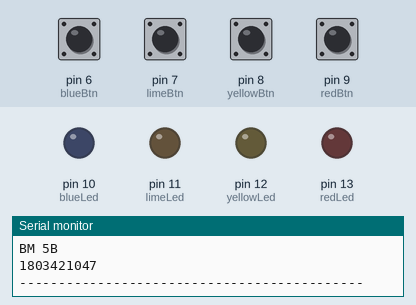
Recording of a sketch running on a simulated Arduino Uno, built with avr-gcc and run on an emulated ATmega328P. Parts: output pins drawn as LEDs (lit = HIGH), the last lines printed to the serial monitor. The test bench sets the inputs (shaded band); at power-on: pin 6 (blueBtn), pin 7 (limeBtn), pin 8 (yellowBtn), pin 9 (redBtn) HIGH.

Above: at 1.2 s.
1.3 s: pin 6 (blueBtn) pulled LOW for 0.15 s
At 2.0 s:
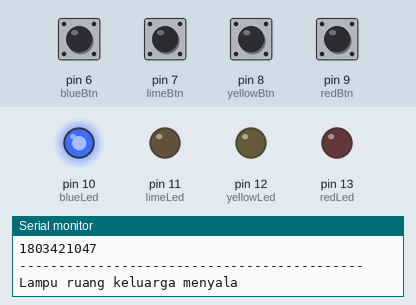
2.9 s: pin 7 (limeBtn) pulled LOW for 0.15 s
At 3.3 s:
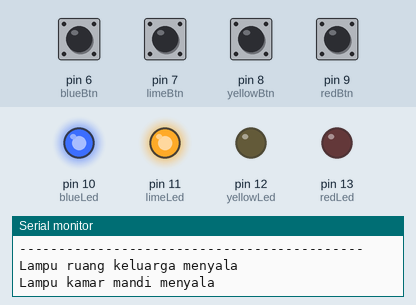
4.5 s: pin 8 (yellowBtn) pulled LOW for 0.15 s
At 5.7 s:
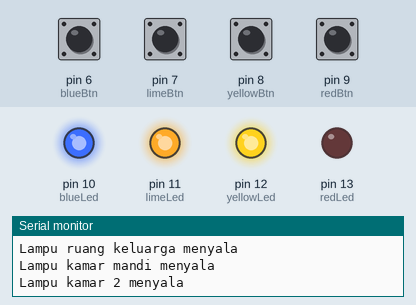
6.1 s: pin 9 (redBtn) pulled LOW for 0.15 s
At 6.9 s:
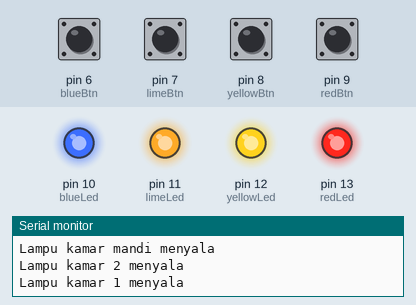
7.7 s: pin 6 (blueBtn) pulled LOW for 1 s
At 8.1 s:
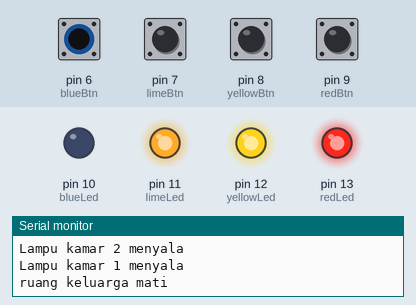
10.2 s: pin 7 (limeBtn) pulled LOW for 1 s
At 11.2 s:
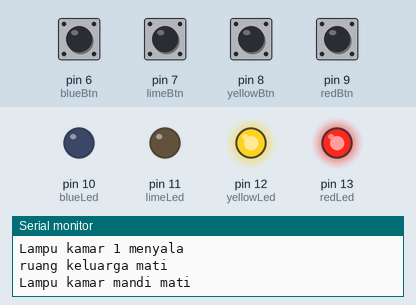
Timing chart, 0 to 13.2 s (numbered marks = the images above; inputs shaded):
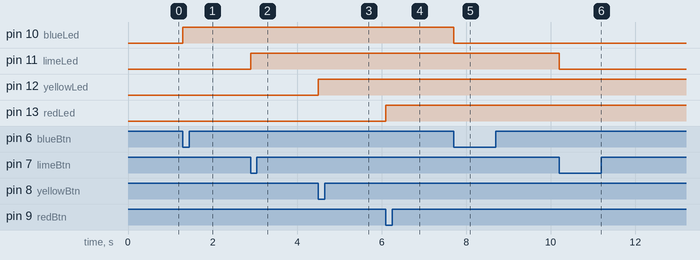

Measured:
- after the input at 1.3 s, pin 10 (blueLed): LOW → HIGH at once
- after the input at 2.9 s, pin 11 (limeLed): LOW → HIGH at once
- after the input at 4.5 s, pin 12 (yellowLed): LOW → HIGH at once
- after the input at 6.1 s, pin 13 (redLed): LOW → HIGH at once
- after the input at 7.7 s, pin 10 (blueLed): HIGH → LOW at once
- after the input at 10.2 s, pin 11 (limeLed): HIGH → LOW at once

The sketch:

smart_home_lights_solution.ino
```cpp
int redLed = 13;
int yellowLed = 12;
int limeLed = 11;
int blueLed = 10;

int redBtn = 9;
int yellowBtn = 8;
int limeBtn = 7;
int blueBtn = 6;

int redLedState = LOW;
int yellowLedState = LOW;
int limeLedState = LOW;
int blueLedState = LOW;

int lastRedBtnState;
int lastYellowBtnState;
int lastLimeBtnState;
int lastBlueBtnState;

int currentRedBtnState;
int currentYellowBtnState;
int currentLimeBtnState;
int currentBlueBtnState;

bool playAgain = true;
String motion;
int votingTime;

void setup() {
  // put your setup code here, to run once:
  Serial.begin(9600);

  pinMode(redLed, OUTPUT);
  pinMode(yellowLed, OUTPUT);
  pinMode(limeLed, OUTPUT);
  pinMode(blueLed, OUTPUT);

  pinMode(redBtn, INPUT_PULLUP);
  pinMode(yellowBtn, INPUT_PULLUP);
  pinMode(limeBtn, INPUT_PULLUP);
  pinMode(blueBtn, INPUT_PULLUP);

  currentRedBtnState = digitalRead(redBtn);
  currentYellowBtnState = digitalRead(yellowBtn);
  currentLimeBtnState = digitalRead(limeBtn);
  currentBlueBtnState = digitalRead(blueBtn);

  Serial.println("--- SMART HOME : LIGHTS SOLUTION ---");
  Serial.println("By: Khairunnisa");
  Serial.println("BM 5B");
  Serial.println("1803421047");
  Serial.println("--------------------------------------------");
}

void loop() {
  // put your main code here, to run repeatedly:
  lastRedBtnState    = currentRedBtnState;
  lastYellowBtnState = currentYellowBtnState;
  lastLimeBtnState   = currentLimeBtnState;
  lastBlueBtnState   = currentBlueBtnState;

  currentRedBtnState = digitalRead(redBtn);
  currentYellowBtnState = digitalRead(yellowBtn);
  currentLimeBtnState = digitalRead(limeBtn);
  currentBlueBtnState = digitalRead(blueBtn);

  if(lastRedBtnState == HIGH && currentRedBtnState == LOW){
      redLedState = !redLedState;
      digitalWrite(redLed, redLedState);
      delay(500);
      if(redLedState ==HIGH){
         Serial.println("Lampu kamar 1 menyala");
      }
      if(redLedState == LOW){
        Serial.println("Lampu kamar 1 mati");
      }
    } else if(lastYellowBtnState == HIGH && currentYellowBtnState == LOW){

      yellowLedState = !yellowLedState;
      digitalWrite(yellowLed, yellowLedState);

      if(yellowLedState ==HIGH){
         Serial.println("Lampu kamar 2 menyala");
      }
      if(yellowLedState == LOW){
        Serial.println("Lampu kamar 2 mati");
      }

    } else if(lastLimeBtnState == HIGH && currentLimeBtnState == LOW){

      limeLedState = !limeLedState;
      digitalWrite(limeLed, limeLedState);

      if(limeLedState ==HIGH){
         Serial.println("Lampu kamar mandi menyala");
      }
      if(limeLedState == LOW){
        Serial.println("Lampu kamar mandi mati");

      }
    } else if(lastBlueBtnState == HIGH && currentBlueBtnState == LOW){

      blueLedState = !blueLedState;
      digitalWrite(blueLed, blueLedState);

      if(blueLedState ==HIGH){
         Serial.println("Lampu ruang keluarga menyala");
      }
      if(blueLedState == LOW){
        Serial.println("ruang keluarga mati");
      }
    }
}
```
